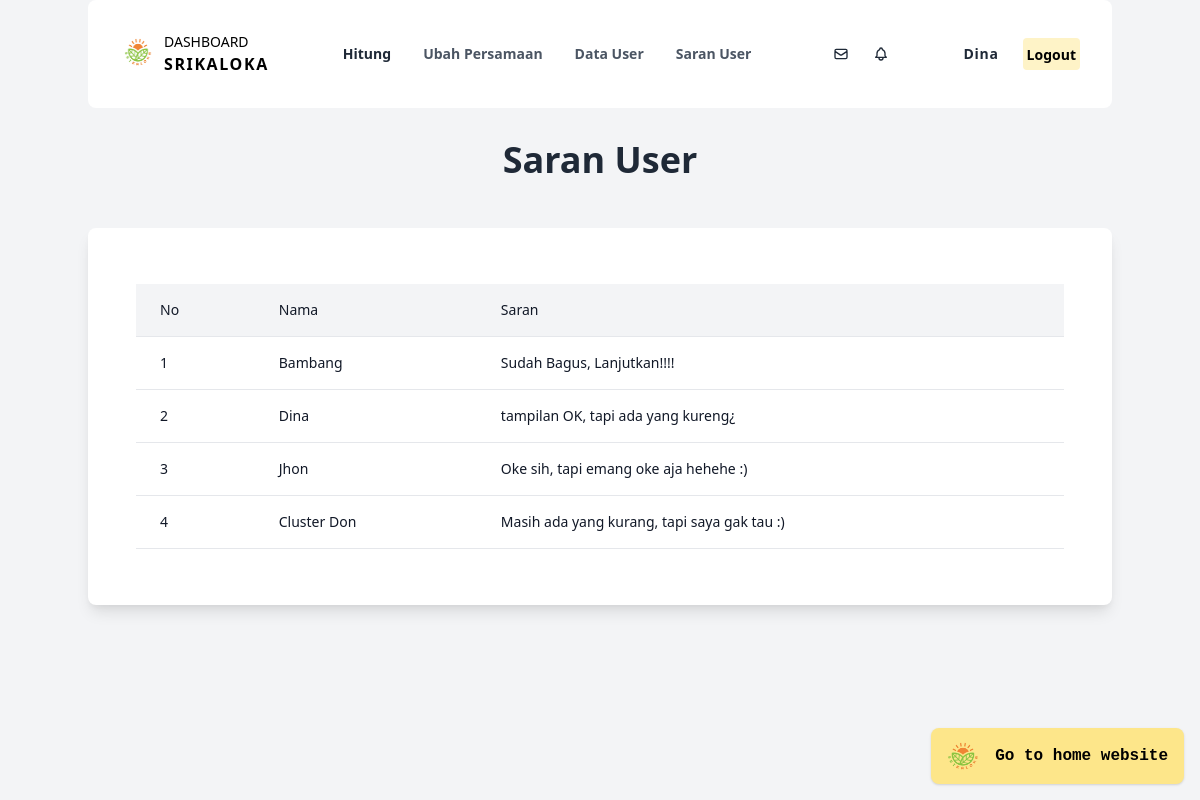
Page /saranuser.php on the committed database.
### tables this page shows
CREATE TABLE `saran` (
  `id_sar` int(11) NOT NULL,
  `nama` varchar(40) NOT NULL,
  `saran` text NOT NULL
);

### saranuser.php (the view, shortened to what this page needs)
<!DOCTYPE html>
<html lang="en">
<head>
    <link href="https://unpkg.com/tailwindcss@^2/dist/tailwind.min.css" rel="stylesheet">
</head>
<body class="relative antialiased bg-gray-100">
    <div class="fixed bottom-4 right-4 xl:right-20">
        <a href="index.php" target="_blank" class="transform duration-500 ease-in-out animate-bounce bg-yellow-200 px-4 py-3 font-mono font-semibold rounded-lg shadow hover:shadow-xl flex justify-between items-center gap-4">
            <img class="w-8 h-8 rounded" src="src/img/logo-nobg.png" alt="Logo Srikaloka">
            Go to home website
        </a>
    </div>
    <nav class="p-4 md:py-8 xl:px-0 md:container md:mx-w-6xl md:mx-auto bg-white rounded-lg">
        <div class="hidden lg:flex lg:justify-between lg:items-center">
            <a href="admhome.php" class="flex items-start gap-2 group ml-4">
                <div class="bg-grey-100 text-white p-1 rounded-md group-hover:bg-yellow-300">
                    <img src="src/img/logo-nobg.png" alt="logo Srikaloka" class="w-7 h-8">
                </div>
                <p class="text-sm font-light uppercase">
                    Dashboard
                    <span class="text-base block font-bold tracking-widest">
                        Srikaloka
                    </span>
                </p>
            </a>
            <ul class="flex items-center space-x-4 text-sm font-semibold">
                <li><a href="admhitung.php" class="px-2 xl:px-4 py-2 text-gray-800 rounded-md hover:bg-yellow-400">Hitung</a></li>
                <li><a href="admubah.php" class="px-2 xl:px-4 py-2 text-gray-600 rounded-md hover:bg-yellow-400">Ubah Persamaan</a></li>
                <li><a href="datauser.php" class="px-2 xl:px-4 py-2 text-gray-600 rounded-md hover:bg-yellow-400">Data User</a></li>
                <li><a href="saranuser.php" class="px-2 xl:px-4 py-2 text-gray-600 rounded-md hover:bg-yellow-400">Saran User</a></li>
            </ul>
            <ul class="flex space-x-2 xl:space-x-4 text-sm font-semibold">
                <li>
                    <a href="#">
                        <div class="p-2 rounded hover:bg-yellow-400">
                        </div>
                    </a>
                </li>
                <li>
                    <a href="#">
                        <div class="p-2 rounded hover:bg-yellow-400">
                        </div>
                    </a>
                </li>
            </ul>
            <ul class="flex items-center gap-6">
                <li>
                    <?php
                    include "db.php";
                    $sql = "SELECT * FROM admin";
                    $result = mysqli_query($con, $sql);
                    $row = mysqli_fetch_array($result)
                    ?>
                    <p class="text-sm font-sans text-gray-800 font-semibold tracking-wider capitalize">
                        <?php echo $row['username']; ?>
                    </p>
                </li>
                <li>
                    <a href="#">
                        <div class="p-1 rounded bg-yellow-100 mr-4 hover:bg-yellow-400">
                            <a href="adlogin.php" class="font-sans text-sm font-semibold">Logout</a>
                        </div>
                    </a>
                </li>
            </ul>
        </div>
    </nav>
    <h2 class="text-4xl font-bold text-center text-gray-800 mb-8 mt-8">
        Saran User
    </h2>
    <section class="mt-12 mb-12 lg:mb-0 md:container md:mx-auto block rounded-lg shadow-lg bg-white px-6 py-12 md:px-12">
            <div class="flex flex-col">
                <div class="overflow-x-auto sm:-mx-6 lg:-mx-8">
                    <div class="py-2 inline-block min-w-full sm:px-6 lg:px-8">
                        <div class="overflow-hidden">
                            <table class="min-w-full tabel-auto">
                                <thead class="bg-gray-100 border-b">
                                    <tr>
                                        <th scope="col" class="text-sm font-medium text-gray-900 px-6 py-4 text-left">
                                            No
                                        </th>
                                        <th scope="col" class="text-sm font-medium text-gray-900 px-6 py-4 text-left">
                                            Nama
                                        </th>
                                        <th scope="col" class="text-sm font-medium text-gray-900 px-6 py-4 text-left">
                                            Saran
                                        </th>
                                    </tr>
                                </thead>
                                <?php
                                $no = 1;
                                include "db.php";
                                $sql = "SELECT * FROM saran";
                                $result = mysqli_query($con, $sql);
                                while ($row = mysqli_fetch_array($result)) {
                                ?>
                                    <tbody>
                                        <tr class="bg-white border-b">
                                            <td class="px-6 py-4 whitespace-nowrap text-sm font-medium text-gray-900"><?php echo $no++;?></td>
                                            <td class="text-sm text-gray-900 font-light px-6 py-4 whitespace-nowrap capitalize  ">
                                                <?php echo $row['nama']; ?>
                                            </td>
                                            <td class="text-sm text-gray-900 font-light px-6 py-4 whitespace-nowrap">
                                                <?php echo $row['saran']; ?>
                                            </td>
                                        </tr>
                                    </tbody>
                                <?php } ?>
                            </table>
                        </div>
                    </div>
                </div>
            </div>
        </section>
</body>
</html>

### rows in the picture
saran: nama "Bambang", saran "Sudah Bagus, Lanjutkan!!!!"
saran: nama "Dina", saran "tampilan OK, tapi ada yang kureng¿"
saran: nama "Jhon", saran "Oke sih, tapi emang oke aja hehehe :)"
saran: nama "Cluster Don", saran "Masih ada yang kurang, tapi saya gak tau :)"

### other values in the picture
$row['username'] "Dina"
